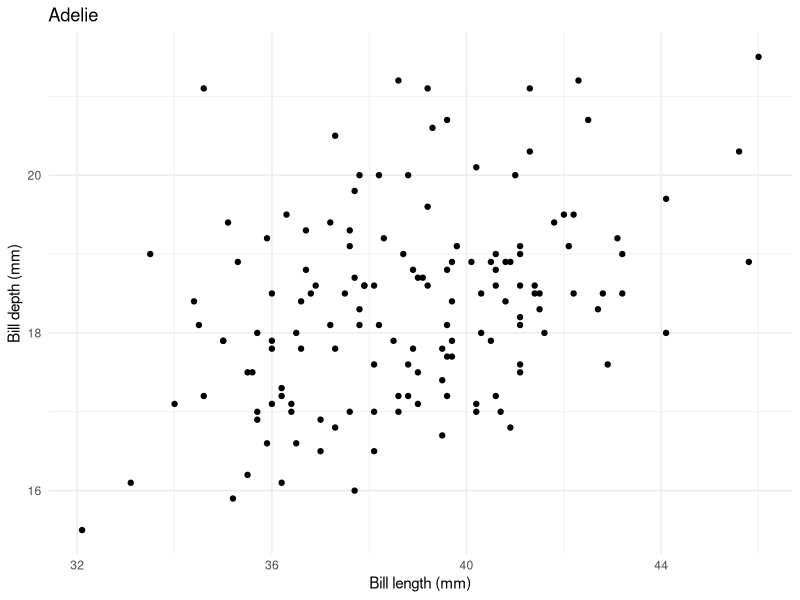
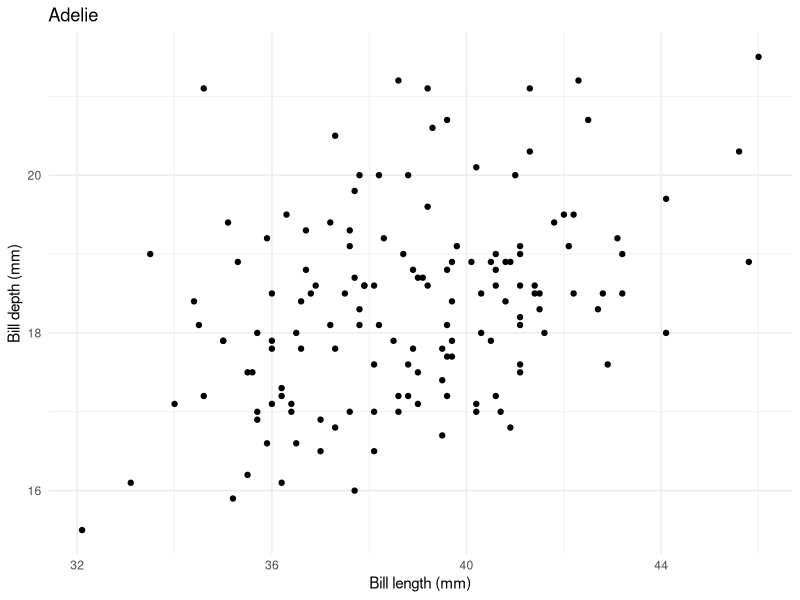
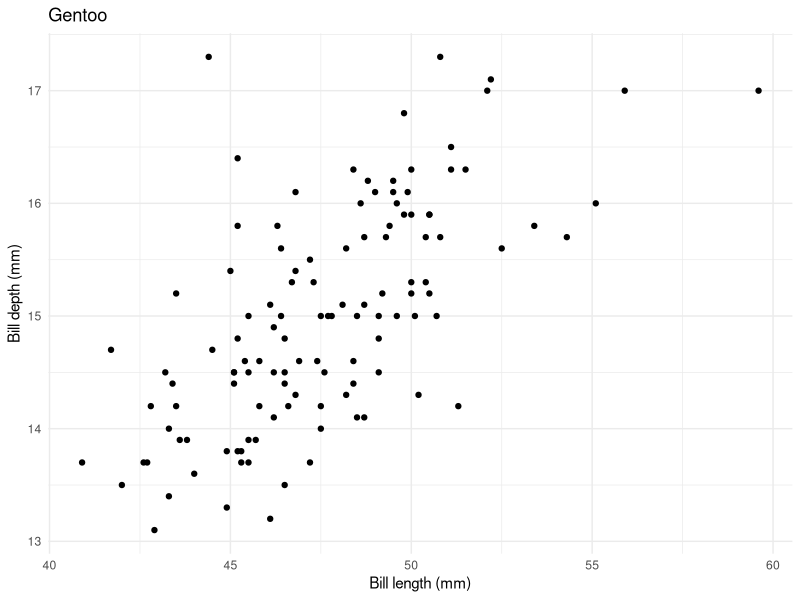
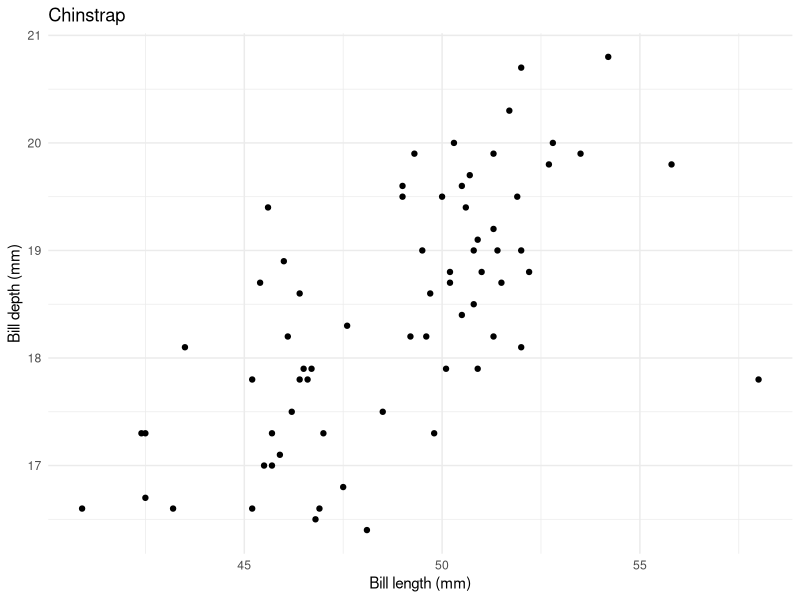
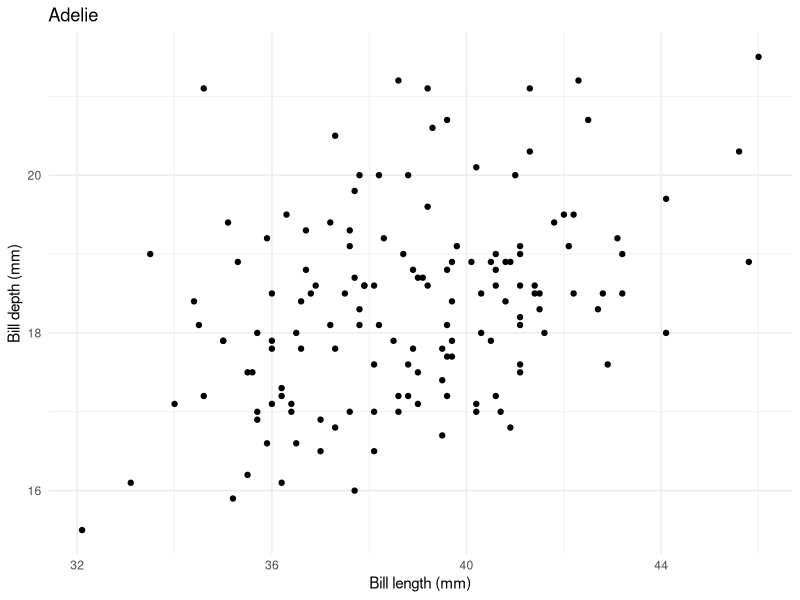
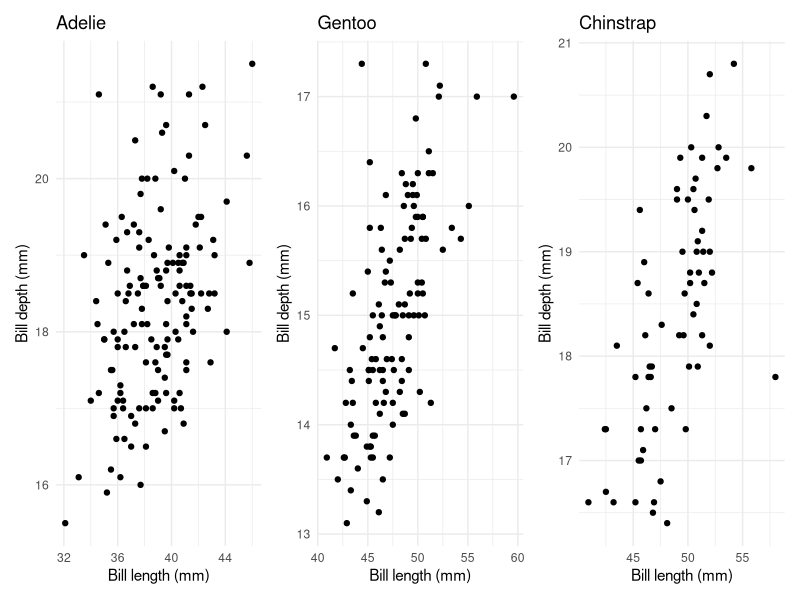

Recreate these plots in R, in order. (Note: this script raises an error after producing the figures.)
library(dplyr)
library(ggplot2)
library(purrr)
library(tidyr)
library(patchwork)
library(palmerpenguins)

data(penguins)

############################################################
# 1) IDEA DELLA LEZIONE
############################################################

# Useremo sempre lo stesso piccolo obiettivo:
#
# "per ciascuna specie di pinguino, costruire un grafico
# separato di bill_length_mm vs bill_depth_mm"
#
# Lo faremo in quattro modi:
#
# 1. con un for loop
# 2. con lapply()
# 3. con map()
# 4. senza liste di grafici, ma ristrutturando i dati
#    e usando facet_wrap()
#
# In questo modo:
# - che cos'è una ripetizione
# - che un loop non è sbagliato
# - che esistono approcci più compatti
# - che nel tidyverse spesso si preferisce cambiare
#   struttura ai dati invece di ripetere manualmente


############################################################
# 2) PREPARAZIONE DATI
############################################################

# Teniamo solo le colonne che ci servono e rimuoviamo gli NA
penguins_clean <- penguins |>
  select(species, island, bill_length_mm, bill_depth_mm,
         flipper_length_mm, body_mass_g, sex) |>
  filter(
    !is.na(species),
    !is.na(bill_length_mm),
    !is.na(bill_depth_mm),
    !is.na(flipper_length_mm),
    !is.na(body_mass_g),
    !is.na(sex)
  )
#drop_na()

# Controlliamo rapidamente
glimpse(penguins_clean)

# Quali specie ci sono?
species_list <- unique(penguins_clean$species)
species_list


############################################################
# 3) PRIMO PASSO: COSTRUIRE UN SOLO GRAFICO
############################################################

# Prima di parlare di loop, è utile mostrare il caso singolo:
# facciamo un grafico solo per Adelie

penguins_clean |>
  filter(species == "Adelie") |>
  ggplot(aes(x = bill_length_mm, y = bill_depth_mm)) +
  geom_point() +
  labs(
    title = "Adelie",
    x = "Bill length (mm)",
    y = "Bill depth (mm)"
  ) +
  theme_minimal()

# "ok, ma se volessi lo stesso grafico per tutte le specie?"


############################################################
# 4) APPROCCIO 1: FOR LOOP
############################################################

for(i in 1:5) {
  print(i)
}

numeri <- vector("list", 5)

for(i in 1:5) {
  numeri[[i]] <- i^2
}

numeri

# Qui creiamo una lista vuota dove salveremo i grafici
plot_list_for <- vector("list", length(species_list))

# Diamo anche un nome agli elementi della lista
names(plot_list_for) <- species_list

# Cicliamo sulle specie una per volta
for(i in seq_along(species_list)) {
  
  # estraggo il nome della specie corrente
  sp <- species_list[i]
  
  # filtro il dataset per la specie corrente
  dat_i <- penguins_clean |>
    filter(species == sp)
  
  # costruisco il grafico
  p_i <- ggplot(dat_i, aes(x = bill_length_mm, y = bill_depth_mm)) +
    geom_point() +
    labs(
      title = sp,
      x = "Bill length (mm)",
      y = "Bill depth (mm)"
    ) +
    theme_minimal()
  
  # salvo il grafico nella lista
  plot_list_for[[i]] <- p_i
}

# Guardiamo la lista dei grafici
plot_list_for

# Mostriamo il primo grafico
plot_list_for[[1]]

# Montiamo insieme tutti i grafici con patchwork
wrap_plots(plot_list_for)


############################################################
# 5) APPROCCIO 2: LAPPly
############################################################

# lapply() fa sempre una ripetizione,
# ma in modo più compatto.
#
# L'idea è:
# "applica una funzione a tutti gli elementi di una lista/vettore"

lapply(X, function(x) { ... })


plot_list_lapply <- lapply(species_list, function(sp) {
  
  dat_i <- penguins_clean |>
    filter(species == sp)
  
  ggplot(dat_i, aes(x = bill_length_mm, y = bill_depth_mm)) +
    geom_point() +
    labs(
      title = sp,
      x = "Bill length (mm)",
      y = "Bill depth (mm)"
    ) +
    theme_minimal()
  
})

# lapply restituisce una lista
plot_list_lapply

# Mostriamo tutti i grafici
wrap_plots(plot_list_lapply)

# - stessa logica del loop
# - meno codice "di controllo"
# - più enfasi sulla funzione da applicare


############################################################
# 6) PICCOLA DIGRESSIONE SU APPLY
############################################################

# apply() è utile soprattutto per matrici o array.

# Prendiamo alcune colonne numeriche
num_mat <- penguins_clean |>
  select(bill_length_mm, bill_depth_mm, flipper_length_mm, body_mass_g) |>
  as.matrix()

# Media per colonna
apply(num_mat, 2, mean)

# Media per riga
apply(num_mat, 1, mean) |>
  head()

# Spiegazione:
# MARGIN = 1 -> righe
# MARGIN = 2 -> colonne
#
# apply() è molto utile, ma non è lo strumento migliore
# per costruire tanti grafici separati a partire da gruppi.
# Per quello, liste + lapply/map sono spesso più naturali.


############################################################
# 7) APPROCCIO 3: MAP
############################################################

# map() di purrr è molto simile a lapply(),
# ma è molto usato nel tidyverse
# e spesso risulta più leggibile in pipeline moderne.

plot_list_map <- map(species_list, function(sp) {
  
  dat_i <- penguins_clean |>
    filter(species == sp)
  
  ggplot(dat_i, aes(x = bill_length_mm, y = bill_depth_mm)) +
    geom_point() +
    labs(
      title = sp,
      x = "Bill length (mm)",
      y = "Bill depth (mm)"
    ) +
    theme_minimal()
  
})

# Mostriamo i grafici
wrap_plots(plot_list_map)


# Punti didattici:
# - map() è concettualmente simile a lapply()
# - è molto diffuso nel tidyverse
# - spesso è più leggibile in workflow moderni


############################################################
# 8) CONFRONTO CONCETTUALE
############################################################

# for loop:
# - molto esplicito
# - ottimo per imparare la logica
# - utile quando servono passaggi intermedi chiari
#
# lapply():
# - più compatto
# - restituisce una lista
#
# map():
# - simile a lapply()
# - sintassi spesso più gradevole nel tidyverse



############################################################
# PIVOT_LONGER + FACET_WRAP
############################################################

# Finora abbiamo fatto "un grafico per gruppo"
# ripetendo più volte la stessa operazione.
#
# Nel tidyverse spesso si può invece:
# 1. ristrutturare i dati
# 2. fare un unico grafico
# 3. separare i pannelli con facet_wrap()

# Creiamo un dataset lungo con due misure del becco
penguins_long <- penguins_clean |>
  select(species, bill_length_mm, bill_depth_mm) |>
  pivot_longer(
    cols = c(bill_length_mm, bill_depth_mm),
    names_to = "measure",
    values_to = "value"
  )

penguins_long |>
  head()

# Grafico unico con facet_wrap:
# un pannello per misura
ggplot(penguins_long, aes(x = species, y = value)) +
  geom_boxplot() +
  facet_wrap(~ measure, scales = "free_y") +
  labs(
    title = "Two variables in long format",
    x = "Species",
    y = "Value"
  ) +
  theme_minimal()

# Invece di fare due grafici separati "a mano",
# abbiamo cambiato il formato dei dati e lasciato
# che ggplot costruisse i pannelli per noi.


############################################################
# 11) ESEMPIO FINALE PIÙ FORTE
############################################################

# Facciamo un piccolo riassunto per specie
# e poi pivot_longer + facet_wrap

penguins_summary <- penguins_clean |>
  group_by(species) |>
  summarise(
    mean_bill_length = mean(bill_length_mm),
    mean_bill_depth = mean(bill_depth_mm),
    mean_flipper_length = mean(flipper_length_mm)
  )

penguins_summary

penguins_summary_long <- penguins_summary |>
  pivot_longer(
    cols = c(mean_bill_length, mean_bill_depth, mean_flipper_length),
    names_to = "trait",
    values_to = "mean_value"
  )

ggplot(penguins_summary_long,
       aes(x = species, y = mean_value, fill = species)) +
  geom_col() +
  facet_wrap(~ trait, scales = "free_y") +
  labs(
    title = "Summary values by species",
    x = "Species",
    y = "Mean value"
  ) +
  theme_minimal()


############################################################
# 12) RIASSUNTO FINALE DELLA LEZIONE
############################################################

# for loop     -> ripetizione esplicita
# lapply()     -> ripetizione su lista/vettore
# map()        -> versione tidyverse della stessa idea
# pivot_longer -> cambia forma ai dati
# facet_wrap() -> evita di costruire tanti grafici a mano

###ESERCIZI

library(palmerpenguins)

palmerpenguins::penguins

#Creare una lista con i cubi dei numeri da 1 a 5 con loop e lapply
#####
out <- vector("list", 5)

for(i in 1:5) {
  out[[i]] <- i^3
}

out

out <- lapply(1:5, function(i)i^3)

#Cosa cambia tra i due? 


#Cosa restituisce questo codice?
lapply(1:4, function(x) x + 10)

#Perchè questo codice non funziona?

out <- vector("list", 3)

for(i in 1:3) {
  out[i] <- i^2
}

#invece dei grafici clacolare la media di bill_lenght_mm per specie

lapply(species_list, function(sp) {
  penguins_clean |>
    filter(species == sp) |>
    summarise(mean_bill = mean(bill_length_mm, na.rm = TRUE))
})



#trasforma questo for i in lapply() e map()
#####
for(i in seq_along(species_list)) { 
  
  sp <- species_list[i] 
  
  print(sp) }

species_list <- lapply(species_list, function(sp) print(sp))


map(species_list, function(sp){
  
  out<- print(sp)
  
  return(out)
  
})
